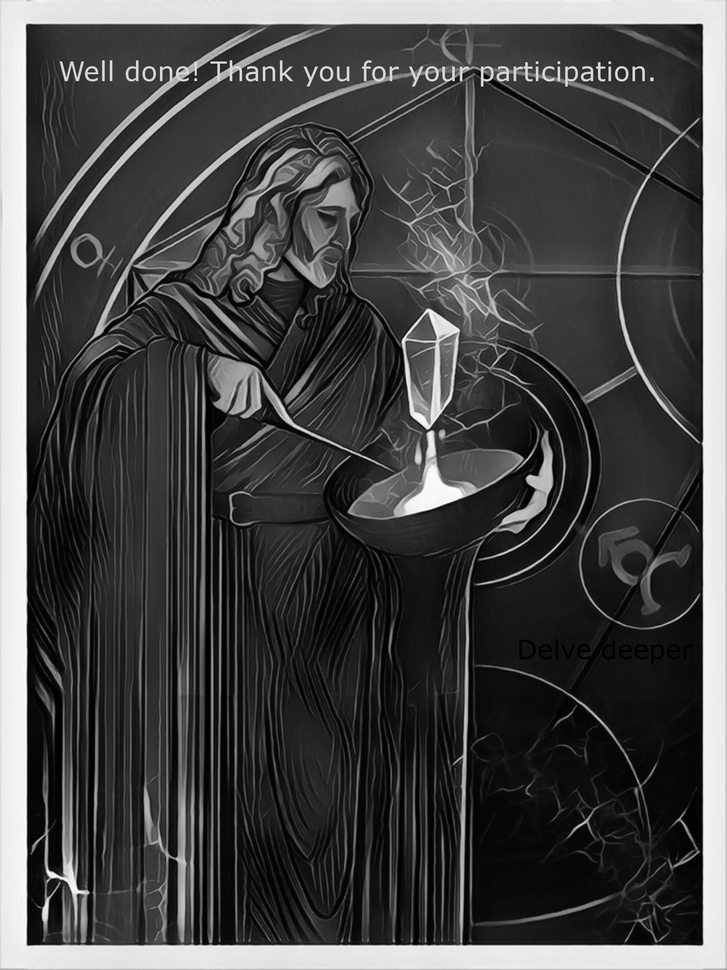
#> input picture 10-Alchemist/4_ae6e67521bf79b33a830e0fcdb37cb.png, 727 x 970 px, shrunk from 2000 x 2667 before the run
$ python steno.py 4_ae6e67521bf79b33a830e0fcdb37cb.png
#> lines starting #> are read from the running program, lines starting #| are printed output that depends on the picture
from PIL import Image
import sys

steno = Image.open(sys.argv[1])
#> steno is the input picture: PIL image 727x970 RGBA; mean R, G, B, A 70, 70, 70, 255
decoded_w, decoded_l = steno.size
#> decoded_w = 727; decoded_l = 970
decodedImg = Image.new('RGB',(decoded_w,decoded_l), 'grey')
#> decodedImg: PIL image 727x970 RGB; every value is 128

for pixel_x in range(0, decoded_w):
    for pixel_y in range(0, decoded_l):
        r,g,b, n = steno.getpixel((pixel_x, pixel_y))
        #print steno.getpixel((pixel_x, pixel_y))
        if (r % 2):
            # odd
            decodedImg.putpixel((pixel_x,pixel_y), (255,255,255))
        else:
            decodedImg.putpixel((pixel_x,pixel_y), (0,0,0))
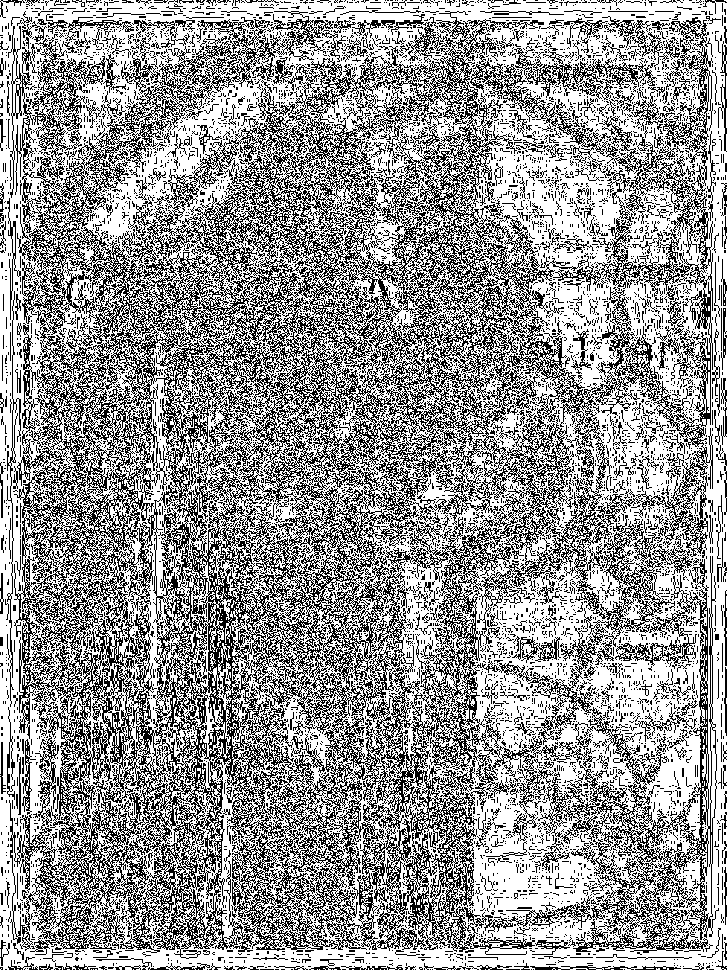
#> decodedImg: PIL image 727x970 RGB; 59.5% white; black in thin lines or dots

decodedImg.save('decoded.png')
